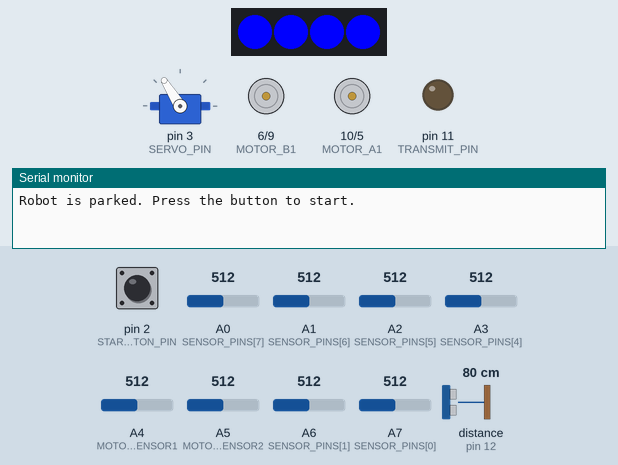
The sketch below on a simulated Arduino Nano, built with avr-gcc and run on an emulated ATmega328P. Shown: 4 RGB LEDs in strip order, left to right, servo, motor-driver pin pairs drawn as motors (green arrow = first pin HIGH = forward, orange = second pin HIGH = backward, longer = more drive), output pins drawn as LEDs (lit = HIGH), the last lines printed to the serial monitor. Wiring (inferred from the names in the program): ultrasonic range finder: trigger pin 13; echo pin 12; servo: signal pin 3. The test bench sets the inputs (shaded band); at power-on: pin 2 (START_BUTTON_PIN) HIGH, A3 (SENSOR_PINS[4]) = 512, distance to the obstacle (sensor on pin 12) 80 cm, A2 (SENSOR_PINS[5]) = 512, A0 (SENSOR_PINS[7]) = 512, A1 (SENSOR_PINS[6]) = 512, A4 (MOTOR_SENSOR1) = 512, A5 (MOTOR_SENSOR2) = 512, A6 (SENSOR_PINS[1]) = 512, A7 (SENSOR_PINS[0]) = 512. The echo pulse lasts 58.3 µs per cm; servo pulses on a pin are drawn as a servo (544–2400 µs = 0–180°); pins used as bus, display or sensor lines are not drawn.

Above: at 1.2 s.
1.3 s: pin 2 (START_BUTTON_PIN) pulled LOW for 0.15 s
At 2.7 s:
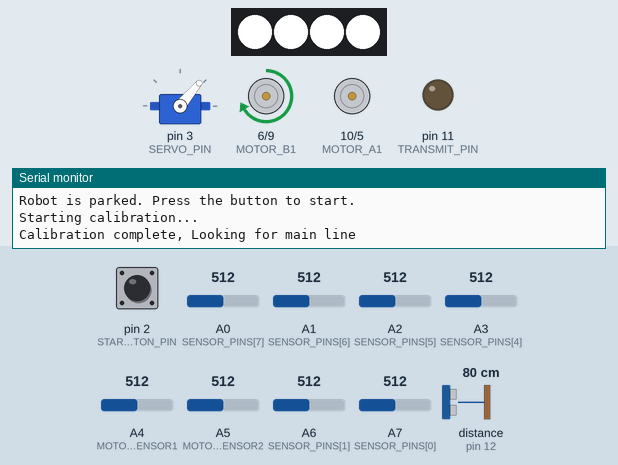
4.4 s: A3 (SENSOR_PINS[4]) set to 550
7.4 s: A3 (SENSOR_PINS[4]) set to 579
At 7.9 s:
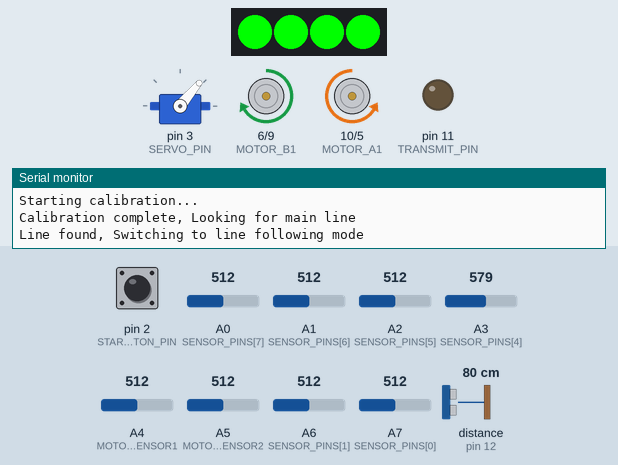
8.9 s: distance to the obstacle (sensor on pin 12) set to 13 cm
10.4 s: distance to the obstacle (sensor on pin 12) set to 10 cm
At 11.8 s:
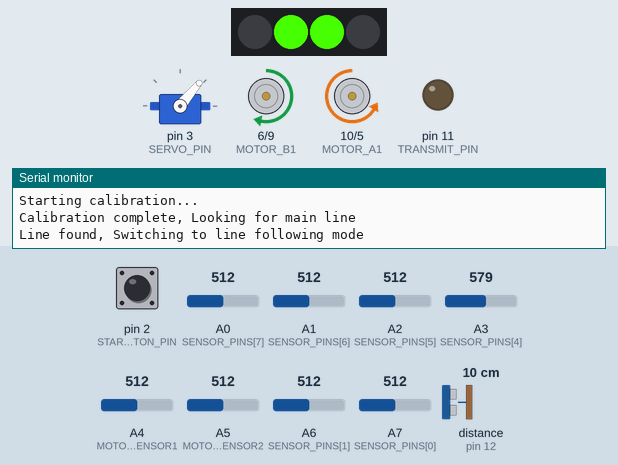
13.4 s: A2 (SENSOR_PINS[5]) set to 716
At 14.87 s:
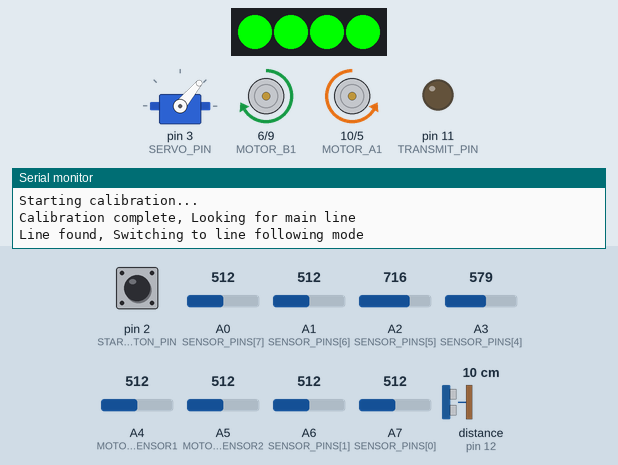
Timing chart, 0 to 17.4 s (numbered marks = the images above; inputs shaded):
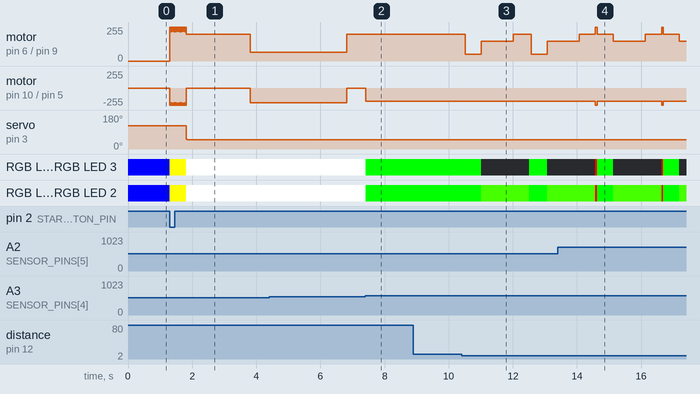

Measured:
- the behaviour switches between 561 and 562 on A3 (SENSOR_PINS[4]) (found by bisection; images 1 and 2)
- the behaviour switches between 12 and 11 cm on distance to the obstacle (sensor on pin 12) (found by bisection; images 2 and 3)
- after the input at 1.3 s, servo on pin 3 (SERVO_PIN): 122° → 50° after 0.51 s; RGB LED 0–3: RGB(0, 0, 255) → RGB(255, 255, 0) at once, → RGB(255, 255, 255) 0.51 s later
- after the input at 7.4 s, motor on pin 6 (MOTOR_B1) / pin 9 (MOTOR_B2): stays forward 200/255 (without the input it goes to forward 66/255 after 1.4 s); motor on pin 10 (MOTOR_A1) / pin 5 (MOTOR_A2): stopped → backward 200/255 at once; RGB LED 0–3: RGB(255, 255, 255) → RGB(0, 255, 0) at once
- after the input at 8.9 s, every drawn part: stays the same
- after the input at 10.4 s, motor on pin 6 (MOTOR_B1) / pin 9 (MOTOR_B2): forward 200/255 → forward 50/255 after 0.11 s, → forward 150/255 0.50 s later, → forward 200/255 1.0 s later, → forward 50/255 0.56 s later, … (5 changes in this stretch); RGB LED 0: RGB(0, 255, 0) → off after 0.61 s, → RGB(0, 255, 0) 1.5 s later, → off 0.55 s later
- after the input at 13.4 s, motor on pin 10 (MOTOR_A1) / pin 5 (MOTOR_A2): alternates backward 255/255 for 0.05 s and backward 200/255 for 2.0 s, starting after 1.2 s

The sketch:

gameLogic.ino
```cpp
#include <Adafruit_NeoPixel.h>

// Remove comment lines below to enable debugging
// #define DEBUG

#define NEO_PIXEL_PIN 8 //Attached to digital pin 8
#define NUM_PIXELS 4 // Number of NeoPixels

Adafruit_NeoPixel pixels(NUM_PIXELS, NEO_PIXEL_PIN, NEO_GRB + NEO_KHZ800);

const int MOTOR_A1 = 10;  // Left motor pin 1
const int MOTOR_A2 = 5;   // Left motor pin 2
const int MOTOR_B1 = 6;   // Right motor pin 1
const int MOTOR_B2 = 9;   // Right motor pin 2

const int MOTOR_SENSOR1 = A4;
const int MOTOR_SENSOR2 = A5;

const int SERVO_PIN = 3;
const int TRANSMIT_PIN = 11;
const int ECHO_PIN = 12;
const int TRIG_PIN = 13;
const int START_BUTTON_PIN = 2;

//range how the gripper open and closes. 360 degrees
const int OPENGRIP_VALUE = 120;
const int CLOSEGRIP_VALUE = 50;

unsigned long currentMillis = 0;
unsigned long previousActionMillis = 0;
unsigned long previousServoMillis = 0;
const long SERVO_INTERVAL = 20; // 20ms delay for the servo

boolean isGripClosed = false;

const int MAX_SPEED = 255;
const int MAX_REVERSE_SPEED = -255;

const int OBSTACLE_THRESHOLD = 10; // Trigger distance of obstacle in cm
const int END_OF_LINE_TIMEOUT = 800; // Time in ms to determine it's an end square or crossing a line

const int NUM_SENSORS = 8;
const int SENSOR_PINS[NUM_SENSORS] = {A7, A6, A5, A4, A3, A2, A1, A0};

int minValues[NUM_SENSORS];
int maxValues[NUM_SENSORS];
int thresholdLow = 0;
int thresholdHigh = 0;
bool calibrationComplete = false;
unsigned long allBlackStartTime = 0;
bool allBlackDetected = false;

// Variables for the states
enum robotState {
  PARKED,
  CALIBRATE,
  FOLLOWING_LINE,
  AVOIDING_OBSTACLE,
  END_OF_THE_LINE,
  FINDING_LINE
};

robotState currentState = PARKED;  // Start in PARKED state
unsigned long stateStartTime = 0;
int avoidanceStep = 0;
int lastDirection = 0; // -1 (left), 1 (right), 0 (center)
int calibrationStep = 0;
int calibrationReadings = 0;
bool buttonPressed = false;

void setup() {
  pinMode(MOTOR_A1, OUTPUT);
  pinMode(MOTOR_A2, OUTPUT);
  pinMode(MOTOR_B1, OUTPUT);
  pinMode(MOTOR_B2, OUTPUT);
  pinMode(MOTOR_SENSOR1, INPUT);
  pinMode(MOTOR_SENSOR2, INPUT);
  pinMode(TRANSMIT_PIN, OUTPUT);
  pinMode(ECHO_PIN, INPUT);
  pinMode(TRIG_PIN, OUTPUT);
  pinMode(START_BUTTON_PIN, INPUT_PULLUP);
  pinMode(SERVO_PIN, OUTPUT);

  pixels.begin();
  Serial.begin(9600);

  // Initialize sensor min/max values
  for (int i = 0; i < NUM_SENSORS; i++) {
    pinMode(SENSOR_PINS[i], INPUT);
    minValues[i] = 1023;  // Start with highest possible value
    maxValues[i] = 0;     // Start with lowest possible value
  }

  Serial.println("Robot is parked. Press the button to start.");
  stop();

  // Set all LEDs to blue to indicate PARKED state
  for (int i = 0; i < NUM_PIXELS; i++) {
    pixels.setPixelColor(i, pixels.Color(0, 0, 255));
  }
  pixels.show();
}

void loop() {
  long distance = getDistance();

  // Check for button press
  if (digitalRead(START_BUTTON_PIN) == LOW && !buttonPressed) {
    buttonPressed = true;
    if (currentState == PARKED) {
      currentState = CALIBRATE;
      calibrationStep = 0;
      calibrationReadings = 0;
      stateStartTime = millis();
      Serial.println("Starting calibration...");
    }
  }

  // Reset button state when released
  if (digitalRead(START_BUTTON_PIN) == HIGH) {
    buttonPressed = false;
  }

  gripperControl();

  switch (currentState) {
    case PARKED:
      // Wait for button press
      stop();
      // Keep blue LEDs on for PARKED state
      for (int i = 0; i < NUM_PIXELS; i++) {
        pixels.setPixelColor(i, pixels.Color(0, 0, 255));
      }
      pixels.show();
      break;

    case CALIBRATE:
      calibrate();
      break;

    case FOLLOWING_LINE:
      follow();

      // Check for obstacles
      if (distance <= OBSTACLE_THRESHOLD && distance > 0) {
        // Obstacle detected, switch to obstacle avoidance mode
        currentState = AVOIDING_OBSTACLE;
        avoidanceStep = 0;
        stateStartTime = millis();
        alarm(); // Red warning lights
      }
      break;

    case AVOIDING_OBSTACLE:
      avoidObstacle(distance);
      break;

    case END_OF_THE_LINE:
      end();
      // return to PARKED state
      if (millis() - stateStartTime > 5000) {  // Wait for 5 seconds
        currentState = PARKED;
        Serial.println("Returning to PARKED state. Press button to restart.");
      }
      break;

    case FINDING_LINE:
      findLine();
      break;
  }
}

// Function to calculate the threshold values used in calibration
void calculateThresholds() {
  int average = 0;
  for (int j = 0; j < NUM_SENSORS; j++) {
    average += (minValues[j] + maxValues[j]) / 2;
  }
  average /= NUM_SENSORS;

  thresholdLow = average - 50;
  thresholdHigh = average + 50;

  #ifdef DEBUG
  Serial.print("Calculated thresholds: Low=");
  Serial.print(thresholdLow);
  Serial.print(", High=");
  Serial.println(thresholdHigh);
  #endif
}

// Function to read all sensors and update min/max values during calibration
void readCalibrateSensors() {
  for (int i = 0; i < NUM_SENSORS; i++) {
    int reading = analogRead(SENSOR_PINS[i]);
    minValues[i] = min(reading, minValues[i]);
    maxValues[i] = max(reading, maxValues[i]);
  }

  calibrationReadings++;

  #ifdef DEBUG
  if (calibrationReadings % 10 == 0) {
    Serial.print("Calibration readings: ");
    Serial.println(calibrationReadings);
  }
  #endif
}

void calibrate() {
  switch (calibrationStep) {
  case 0:
    // Drive over horizontal lines for calibration
    // Yellow LEDs to indicate second step
    for (int i = 0; i < NUM_PIXELS; i++) {
      pixels.setPixelColor(i, pixels.Color(255, 255, 0));
    }
    pixels.show();

    drive(255, 255); // Continue forward at medium speed
    delay(20);
    drive(220, 220);
    readCalibrateSensors(); // Read and update min/max values

    // After enough time to cross calibration lines
    if (millis() - stateStartTime > 500) {
      // Finalize calibration by calculating thresholds
      calculateThresholds();
      calibrationComplete = true;

      isGripClosed = true;

      calibrationStep = 1;
      stateStartTime = millis();
      Serial.println("Calibration complete, Looking for main line");

      // Debug output of calibration values
      #ifdef DEBUG
      Serial.println("Calibration complete. Sensor thresholds:");
      for (int i = 0; i < NUM_SENSORS; i++) {
        Serial.print("Sensor ");
        Serial.print(i);
        Serial.print(": Min=");
        Serial.print(minValues[i]);
        Serial.print(", Max=");
        Serial.println(maxValues[i]);
      }
      #endif
    }
    break;

  case 1: // Slow down and look for the main line
    // White LEDs to indicate looking for line
    for (int i = 0; i < NUM_PIXELS; i++) {
      pixels.setPixelColor(i, pixels.Color(255, 255, 255));
    }
    pixels.show();

    drive(0, 200); // Turn left to find main line

    // Check if line is detected
    if (isLineDetected()) {
      Serial.println("Line found, Switching to line following mode");
      currentState = FOLLOWING_LINE;
    }

    // If it's searching too long, try turning to find the line
    if (millis() - stateStartTime > 2000) {
      calibrationStep = 2;
      stateStartTime = millis();
    }
    break;

  case 2: // Turn to find the line if not found yet
    drive(190, -190); // Turn in place

    // Check if line is detected
    if (isLineDetected()) {
      Serial.println("Line found, Switching to line following mode");
      currentState = FOLLOWING_LINE;
    }

    // If it's searching too long, reset to step 1
    if (millis() - stateStartTime > 3000) {
      calibrationStep = 1;
      stateStartTime = millis();
    }
    break;
  }
}

void avoidObstacle(long distance) {
  // State for obstacle avoidance
  switch (avoidanceStep) {
    case 0: // Turn right around the obstacle
      drive(200, 50);
      if (millis() - stateStartTime > 500) {
        avoidanceStep = 1;
        stateStartTime = millis();
      }
      break;

    case 1: // Move forward while turning right
      drive(200, 150);
      rightSignal();

      // If we've moved for a sufficient time or distance is now safe
      if (millis() - stateStartTime > 1000 || (distance > OBSTACLE_THRESHOLD + 10 && distance > 0)) {
        avoidanceStep = 2;
        stateStartTime = millis();
      }
      break;

    case 2: // Continue moving forward
      drive(200, 200);
      if (millis() - stateStartTime > 500) {
        avoidanceStep = 3;
        stateStartTime = millis();
      }
      break;

    case 3: // Start turning left back towards the line
      drive(150, 200);
      leftSignal();

      // If it's turned for enough time or found the line
      if (millis() - stateStartTime > 1000 || isLineDetected()) {
        if (isLineDetected()) {
          // Line found, go back to line following
          currentState = FOLLOWING_LINE;
        } else {
          // Still need to search for the line
          currentState = FINDING_LINE;
          stateStartTime = millis();
        }
      }
      break;
  }
}

bool isLineDetected() {
  int sensorReadings[NUM_SENSORS];
  bool lineDetected = false;

  // Read sensors
  for (int i = 0; i < NUM_SENSORS; i++) {
    sensorReadings[i] = analogRead(SENSOR_PINS[i]);
  }

  // Check if middle sensors detect the line
  for (int i = 0; i < NUM_SENSORS; i++) {
    if (sensorReadings[4] >= thresholdHigh || sensorReadings[5] >= thresholdHigh && sensorReadings[0] <= thresholdLow && sensorReadings[7] <= thresholdLow) {
      lineDetected = true;
      break;
    }
  }

  return lineDetected;
}

void findLine() {
  // Turn slowly in place to find the line
  drive(190, -190);

  // Check if the line is detected
  if (isLineDetected()) {
    currentState = FOLLOWING_LINE;
  }

  // If it's searching too long, move forward a bit and try again
  if (millis() - stateStartTime > 3000) {
    drive(220, 220);
    delay(300);
    stateStartTime = millis(); // Reset the timer
  }
}

void follow() {
  int sensorReadings[NUM_SENSORS];

  for (int i = 0; i < NUM_SENSORS; i++) {
    sensorReadings[i] = analogRead(SENSOR_PINS[i]);
  }

  // If all sensors are black for a longer period of time
  if (isEndOfLine()) {
    currentState = END_OF_THE_LINE;
    stateStartTime = millis(); // Set start time for the state
    Serial.println("End of line detected!");
    return;
  }

  // If all sensors are black for a short time
  if (allBlackDetected) {
    drive(240, 240); // Move forward to cross horizontal line
    return;
  }

  // Line Following Logic
  if (sensorReadings[4] >= thresholdHigh && sensorReadings[5] >= thresholdHigh) {
      drive(255, 255);  // Move forward
      lastDirection = 0;  // Reset direction when moving straight
      greenLight();
  }
  else if (sensorReadings[5] >= thresholdHigh && sensorReadings[6] >= thresholdHigh) {
      drive(255, 175);  // Slight right
      lastDirection = -1;  // Remember last seen black was on the left
      rightSignal();
  }
  else if (sensorReadings[6] >= thresholdHigh && sensorReadings[7] >= thresholdHigh) {
      drive(255, 55);   // More right
      lastDirection = -1;
      rightSignal();
  }
  else if (sensorReadings[7] >= thresholdHigh) {
    drive(255, 5);   // sharp right
    lastDirection = -1;
    rightSignal();
  }
  else if (sensorReadings[3] >= thresholdHigh && sensorReadings[4] >= thresholdHigh) {
      drive(175, 255);  // Slight left
      lastDirection = 1;  // Remember last seen black was on the right
      leftSignal();
  }
  else if (sensorReadings[2] >= thresholdHigh && sensorReadings[3] >= thresholdHigh) {
      drive(55, 255);   // More left
      lastDirection = 1;
      leftSignal();
  }
  else if (sensorReadings[1] >= thresholdHigh && sensorReadings[2] >= thresholdHigh) {
      drive(5, 255);   // Sharp left
      lastDirection = 1;
      leftSignal();
  }
  else {
      // If line is lost, steer towards last known direction
      if (lastDirection == -1) {
          drive(255, 0);  // Turn right to search
      }
      else if (lastDirection == 1) {
          drive(0, 255);  // Turn left to search
      }
      else {
          drive(200, 200);  // Go forward slowly if no memory
      }
      alarm();
  }

  delay(50);
}

bool isEndOfLine() {
  int sensorReadings[NUM_SENSORS];
  int blackSensorCount = 0;

  // Read all sensors
  for (int i = 0; i < NUM_SENSORS; i++) {
    sensorReadings[i] = analogRead(SENSOR_PINS[i]);
    // Count how many sensors detect black
    if (sensorReadings[i] >= thresholdHigh) {
      blackSensorCount++;
    }
  }

  // Check if most sensors detect black (at least 6 out of 8)
  if (blackSensorCount >= 6) {
    // If most sensors detect black, start a timer
    if (!allBlackDetected) {
      allBlackDetected = true;
      allBlackStartTime = millis();
      return false; // Don't trigger end of line yet
    }
    // If most sensors are black for longer than the timeout
    else if (millis() - allBlackStartTime > END_OF_LINE_TIMEOUT) {
      return true;
    }

    return false;
  }
  else {
    // Not enough black sensors, reset
    allBlackDetected = false;
    return false;
  }
}

void end() {
  // Stop the robot
  stop();

  // Drop the cone
  isGripClosed = false;

  // Reverse out
  drive(-255, -255);
  reverseLight();

  delay(500);

  // Display a light pattern
  for (int j = 0; j < 3; j++) {
    // Flash all LEDs green
    for (int i = 0; i < NUM_PIXELS; i++) {
      pixels.setPixelColor(i, pixels.Color(255, 0, 0));  // Green (GRB)
    }
    pixels.show();
    delay(300);

    // Turn off all LEDs
    for (int i = 0; i < NUM_PIXELS; i++) {
      pixels.setPixelColor(i, pixels.Color(0, 0, 0));
    }
    pixels.show();
    delay(300);
  }

  // Set all LEDs to a steady green to indicate completion
  for (int i = 0; i < NUM_PIXELS; i++) {
    pixels.setPixelColor(i, pixels.Color(255, 0, 0));  // Green (GRB)
  }
  pixels.show();
}

void drive(int SPEED_LEFT, int SPEED_RIGHT) {
  SPEED_LEFT = constrain(SPEED_LEFT, MAX_REVERSE_SPEED, MAX_SPEED);
  SPEED_RIGHT = constrain(SPEED_RIGHT, MAX_REVERSE_SPEED, MAX_SPEED);

  analogWrite(MOTOR_A1, 0);
  analogWrite(MOTOR_A2, SPEED_LEFT);
  analogWrite(MOTOR_B1, SPEED_RIGHT);
  analogWrite(MOTOR_B2, 0);
}

void stop() {
  analogWrite(MOTOR_A1, 0);
  analogWrite(MOTOR_A2, 0);
  analogWrite(MOTOR_B1, 0);
  analogWrite(MOTOR_B2, 0);
}

long microsecondsToCentimeters(long microseconds) {
  // The speed of sound is 340 m/s or 29 microseconds per centimeter.
  // The ping travels out and back, so to find the distance of the object we
  // take half of the distance travelled.
  return microseconds / 29 / 2;
}

long getDistance() {
  // establish variables for duration of the ping, and the distance result
  // in centimeters:
  long duration, cm;

  // The PING))) is triggered by a HIGH pulse of 2 or more microseconds.
  // Give a short LOW pulse beforehand to ensure a clean HIGH pulse:
  digitalWrite(TRIG_PIN, LOW);
  delayMicroseconds(2);
  digitalWrite(TRIG_PIN, HIGH);
  delayMicroseconds(10);
  digitalWrite(TRIG_PIN, LOW);

  // The same pin is used to read the signal from the PING))): a HIGH pulse
  // whose duration is the time (in microseconds) from the sending of the ping
  // to the reception of its echo off of an object.
  duration = pulseIn(ECHO_PIN, HIGH, 20000);

  // convert the time into a distance
  cm = microsecondsToCentimeters(duration);

  return cm;
}

void generatePulse(int angle) {
  int pulseWidth = map(angle, 0, 180, 544, 2400);
  digitalWrite(SERVO_PIN, HIGH);
  delayMicroseconds(pulseWidth);
  digitalWrite(SERVO_PIN, LOW);
}

void gripperControl() {
  currentMillis = millis();
  unsigned long elapsedTime = currentMillis - previousActionMillis;

  // Keep servo active
  if(currentMillis - previousServoMillis >= SERVO_INTERVAL) {
    previousServoMillis = currentMillis;
    if(isGripClosed) {
      generatePulse(CLOSEGRIP_VALUE);
    } else {
      generatePulse(OPENGRIP_VALUE);
    }
  }
}

void brakeLight() {
  pixels.clear(); // Set all pixel colors to 'off'
  pixels.setPixelColor(0, pixels.Color(0, 150, 0)); //Set left rear color to orange (G,R,B)
  pixels.setPixelColor(1, pixels.Color(0, 150, 0)); //Set right rear color to orange (G,R,B)
  pixels.show();   // Send the updated pixel colors to the hardware.
}

void rightSignal() {
  pixels.clear(); // Set all pixel colors to 'off'
  pixels.setPixelColor(1, pixels.Color(70, 255, 0)); //Set right rear color to orange (G,R,B)
  pixels.setPixelColor(2, pixels.Color(70, 255, 0)); //Set right front color to orange (G,R,B)
  pixels.show();   // Send the updated pixel colors to the hardware.
}

void leftSignal() {
  pixels.clear(); // Set all pixel colors to 'off'
  pixels.setPixelColor(0, pixels.Color(70, 255, 0)); //Set left rear color to orange (G,R,B)
  pixels.setPixelColor(3, pixels.Color(70, 255, 0)); //Set left front color to orange (G,R,B)
  pixels.show();   // Send the updated pixel colors to the hardware.
}

void reverseLight() {
  pixels.clear(); // Set all pixel colors to 'off'
  pixels.setPixelColor(0, pixels.Color(255, 255, 255)); //Set left rear color to white (G,R,B)
  pixels.setPixelColor(1, pixels.Color(255, 255, 255)); //Set right rear color to white (G,R,B)
  pixels.show();   // Send the updated pixel colors to the hardware.
}

void greenLight() {
  pixels.clear();
  for (int i = 0; i < NUM_PIXELS; i++) {
      pixels.setPixelColor(i, pixels.Color(255, 0, 0));  // Set all pixels to green
    }
  pixels.show();
}

void alarm() {
  pixels.clear();
  for (int i = 0; i < NUM_PIXELS; i++) {
      pixels.setPixelColor(i, pixels.Color(0, 255, 0));  // Set all pixels to white
    }
  pixels.show();
}
```
